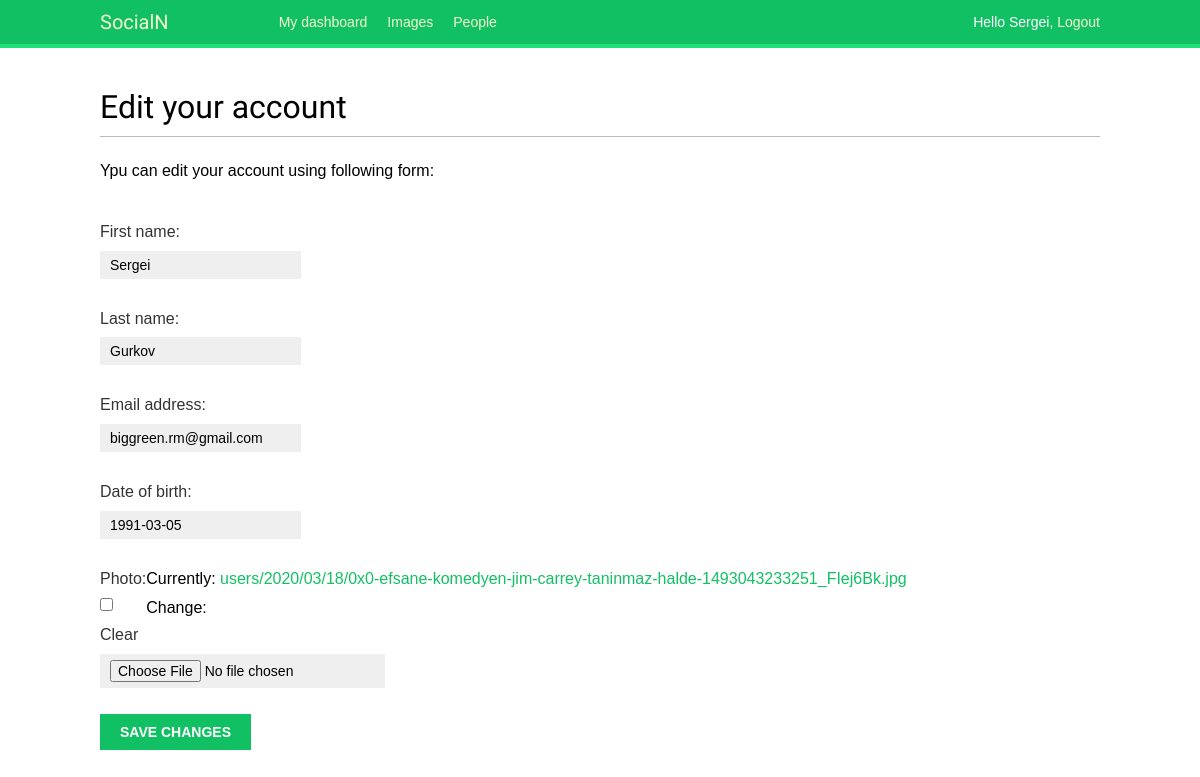
Before: /account/edit/ (signed in) with the older database file.
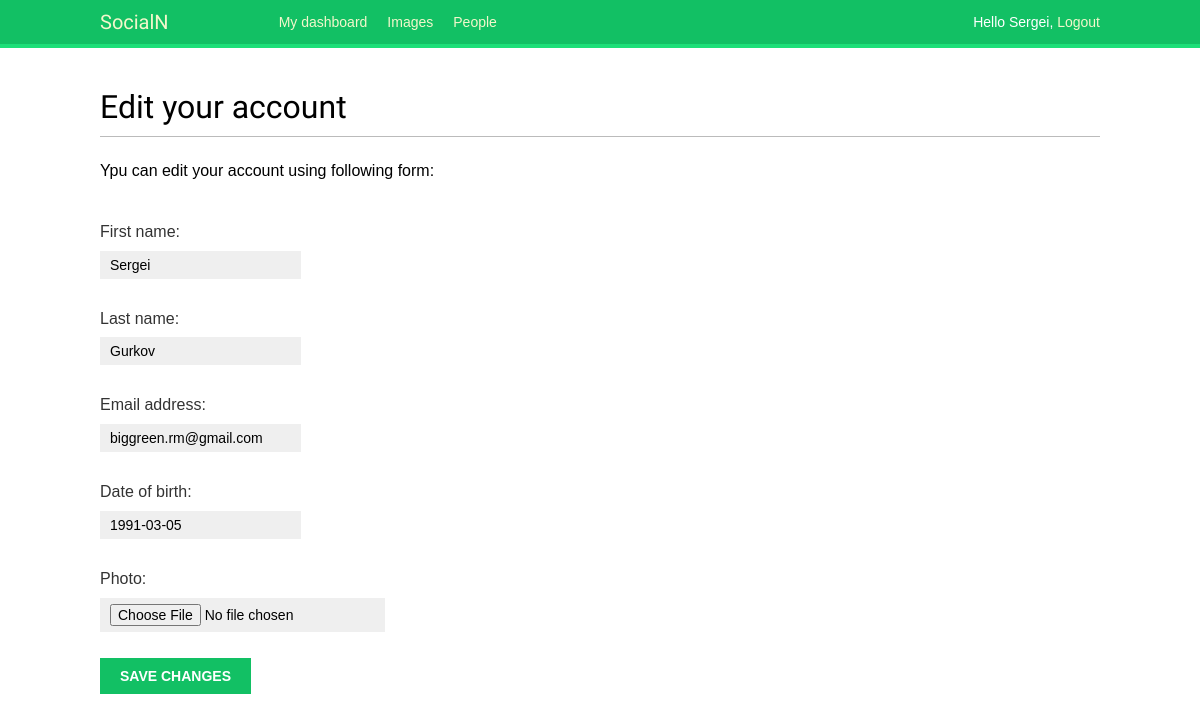
After: the same page with the newer database file.
### account/models.py (models this page shows, shortened)
class Profile(models.Model):
    user = models.OneToOneField(settings.AUTH_USER_MODEL, on_delete=models.CASCADE)
    date_of_birth = models.DateField(blank=True, null=True)
    photo = models.ImageField(upload_to="users/%Y/%m/%d/", blank=True)

### account/views.py (the view)
# urls.py: path("edit/", views.edit_account, name="edit_account"),
@login_required
def edit_account(request):
    if request.method == "POST":
        user_form = UserEditForm(instance=request.user, data=request.POST)
        profile_form = ProfileEditForm(
            instance=request.user.profile, data=request.POST, files=request.FILES
        )
        if user_form.is_valid() and profile_form.is_valid():
            user_form.save()
            profile_form.save()
            messages.success(request, "Your profile updated successfully")
        else:
            messages.error(request, "Error updating your profile")
    else:
        user_form = UserEditForm(instance=request.user)
        profile_form = ProfileEditForm(instance=request.user.profile)
    return render(
        request,
        "account/edit.html",
        {"user_form": user_form,
         "profile_form": profile_form},
    )

### account/forms.py
class UserEditForm(forms.ModelForm):
    class Meta:
        model = User
        fields = ("first_name", "last_name", "email")

class ProfileEditForm(forms.ModelForm):
    class Meta:
        model = Profile
        fields = ("date_of_birth", "photo")

### account/templates/account/edit.html (shortened to what this page needs)
{% extends 'base.html' %}
{% block content %}
<h1>Edit your account</h1>
<p>Ypu can edit your account using following form:</p>
<form action="." method="post" enctype="multipart/form-data">
    {{ user_form.as_p }}
    {{ profile_form.as_p }}
    <p><input type="submit" value="Save changes" </p>
</form>
{% endblock %}

Changed rows visible on the page:
no longer on this page (row edited): Profile: date_of_birth "1991-03-05"
Other visible differences:
form field date_of_birth: (not shown) → "1991-03-05"
form field as_p: "☐" → (not shown)
text no longer shown: "Date of birth: Photo: Currently: users/2020/03/18/0x0-efsane-komedyen-jim-carrey-taninmaz-halde-1493043233251_FIej6Bk.jpg Clear Change:"
text now shown: "Date of birth: Photo:"
